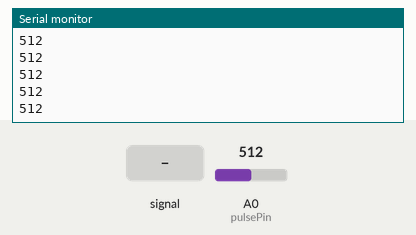
Recording of a sketch running on a simulated Arduino Uno, built with avr-gcc and run on an emulated ATmega328P. Shown: the last lines printed to the serial monitor. The inputs (shaded band) are chosen by the test bench; at power-on: A0 (pulsePin) = 512.

Above: at 1.2 s.
1.3 s: A0 (pulsePin) fed a 200 Hz sine of ±81 counts around its level
At 2.0 s:
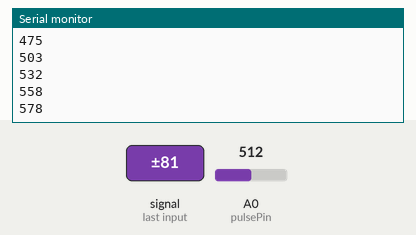
2.8 s: A0 (pulsePin) set to 716
At 3.3 s:
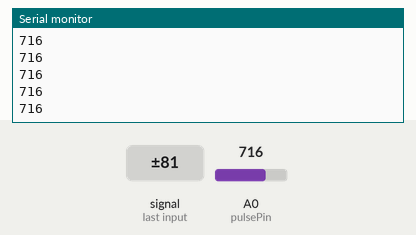
4.3 s: A0 (pulsePin) fed a 1000 Hz sine of ±255 counts around its level
5.8 s: A0 (pulsePin) set to 1023
At 6.7 s:
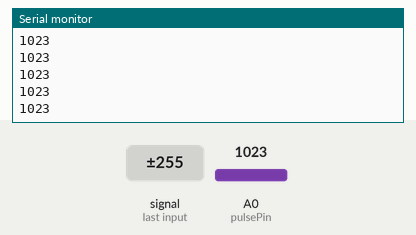
Timing chart, 0 to 8.3 s (numbered marks = the images above; inputs shaded):
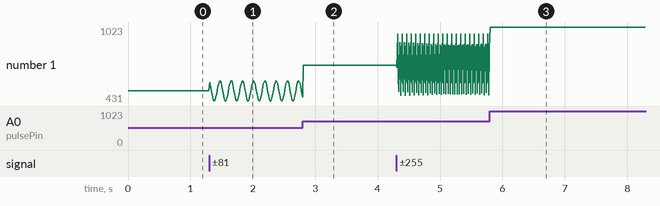

Measured:
- after the input at 1.3 s, the serial monitor: prints a new line at once (image 1)
- plotted number 1: 512 → 462 after the input at 1.3 s

The sketch:

sketch_jul8a.ino
```cpp
const int pulsePin = A0;  // INT pin connected here
int signal;

void setup() {
  Serial.begin(9600);
}

void loop() {
  signal = analogRead(pulsePin);  // Read the signal from INT
  Serial.println(signal);         // Output to Serial Plotter
  delay(10);                      // Short delay
}
```
